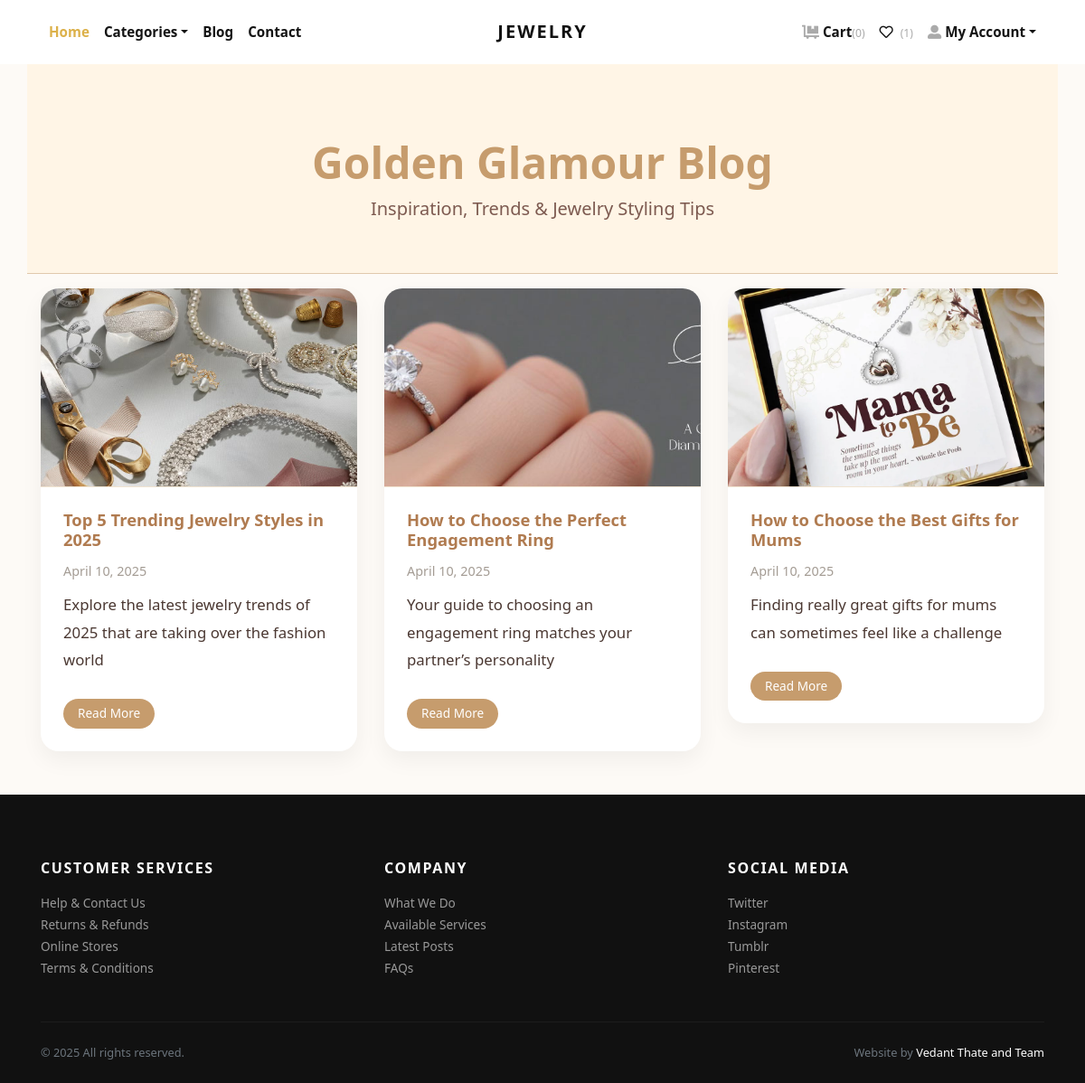
The app's page /blog/ (signed in) with its own data.
### store/models.py (models this page shows, shortened)
class Blog(models.Model):
    title = models.CharField(max_length=200)
    slug = models.SlugField(unique=True, blank=True)
    image = models.ImageField(upload_to='blog_images/')
    excerpt = models.TextField(max_length=500)
    content = models.TextField()
    date = models.DateField(auto_now_add=True)

### store/views.py (the view)
# urls.py: path('blog/', views.blog_list, name='blog_list'),
def blog_list(request):
    blogs = Blog.objects.order_by('-date')
    return render(request, 'blog.html', {'blogs': blogs})

### store/context_preprocessors.py (called while the page is built)
def store_menu(request):
    categories = Category.objects.filter(is_active=True)
    context = {
        'categories_menu': categories,
    }
    return context

def cart_menu(request):
    if request.user.is_authenticated:
        cart_items= Cart.objects.filter(user=request.user)
        context = {
            'cart_items': cart_items,
        }
    else:
        context = {}
    return context

### templates/blog.html
{% extends 'base.html' %}
{% load static %}
{% block content %}
<body>
  <div class="container blog-header">
    <h1>Golden Glamour Blog</h1>
    <p class="lead">Inspiration, Trends & Jewelry Styling Tips</p>
  </div>
  <div class="container pb-5 pt-3">
    <div class="row g-4">
      {% for blog in blogs %}
      <div class="col-md-6 col-lg-4 fade-in">
        <div class="blog-card">
          <img src="{{ blog.image.url }}" alt="{{ blog.title }}">
          <div class="blog-content">
            <h5>{{ blog.title }}</h5>
            <p class="date">{{ blog.date|date:"F j, Y" }}</p>
            <p>{{ blog.excerpt|truncatewords:25 }}</p>
            <a href="{% url 'store:blog_detail' blog.slug %}" class="btn btn-gold mt-2">Read More</a>
          </div>
        </div>
      </div>
      {% empty %}
      <div class="col-12 text-center">
        <p class="text-muted">No blog posts available.</p>
      </div>
      {% endfor %}
    </div>
  </div>
</body>
{% endblock content %}

### templates/navbar.html (shortened to what this page needs)
{% load static %}
      <header class="header bg-white">
        <div class="container px-0 px-lg-3">
          <nav class="navbar navbar-expand-lg navbar-light py-3 px-lg-0"><a class="navbar-brand" href="{% url 'store:home' %}"><span class="font-weight-bold text-uppercase text-dark">Jewelry</span></a>
            <div class="collapse navbar-collapse" id="navbarSupportedContent">
              <ul class="navbar-nav mr-auto">
                <li class="nav-item">
                  <a class="nav-link active" href="{% url 'store:home' %}">Home</a>
                </li>
                <li class="nav-item dropdown"><a class="nav-link dropdown-toggle" id="pagesDropdown" href="#" data-toggle="dropdown" aria-haspopup="true" aria-expanded="false">Categories</a>
                </li>
                <li class="nav-item">
                  <a class="nav-link" href="{% url 'store:blog_list' %}">Blog</a>
                </li>
                <li class="nav-item">
                  <a class="nav-link" href="{% url 'store:contact' %}">Contact</a>
                </li>
              </ul>
              <ul class="navbar-nav ml-auto">
                {% if request.user.is_authenticated %}
                  <li class="nav-item"><a class="nav-link" href="{% url 'store:cart' %}"> <i class="fas fa-dolly-flatbed mr-1 text-gray"></i>Cart<small class="text-gray">({{cart_items.count}})</small></a></li>
                  <li class="nav-item">
                    <a class="nav-link" href="{% url 'store:wishlist' %}">
                      <i class="far fa-heart mr-1"></i>
                      <small class="text-gray">({{ user.wishlist_set.count }})</small>
                    </a>
                  </li>
                  <li class="nav-item dropdown"><a class="nav-link dropdown-toggle" id="pagesDropdown" href="#" data-toggle="dropdown" aria-haspopup="true" aria-expanded="false"><i class="fas fa-user-alt mr-1 text-gray"></i>My Account</a></a>
                </li>
                {% else %}
                  <li class="nav-item"><a class="nav-link" href="{% url 'store:login' %}">Login</a></li>
                  <li class="nav-item"><a class="nav-link" href="{% url 'store:register' %}">Create Account</a></li>
                {% endif %}
              </ul>
            </div>
          </nav>
        </div>
      </header>

### jewelryshop/static/css/style.default.css (style rules this page uses)
.text-gray { color: #aaa !important; }
.navbar { position: relative; }
@media (min-width: 992px) { .navbar-brand { position: absolute; top: 50%; left: 50%; -webkit-transform: translate(-50%, -50%); transform: translate(-50%, -50%); } }
.text-uppercase { text-transform: uppercase; letter-spacing: 0.1em; }
.navbar { padding: 0.5rem 1rem; }
.navbar-brand { display: inline-block; padding-top: 0.3125rem; padding-bottom: 0.3125rem; margin-right: 1rem; font-size: 1.25rem; }
.navbar-light .navbar-brand { color: #dcb14a; }
.navbar-light .navbar-nav .nav-link { color: rgba(17, 17, 17, 0.99); font-weight: 800; font-size: 0.95rem; transition: all 0.3s; }
.navbar-light .navbar-nav .show > .nav-link, .navbar-light .navbar-nav .active > .nav-link, .navbar-light .navbar-nav .nav-link.show, .navbar-light .navbar-nav .nav-link.active { color: #dcb14a; }
.btn { font-weight: 400; border: 1px solid transparent; font-family: inherit; padding: 0.375rem 1.5rem; font-size: 1rem; line-height: 1.5; border-radius: 0; transition: color 0.15s ease-in-out, background-color 0.15s ease-in-out, border-color 0.15s ease-in-out, box-shadow 0.15s ease-in-out; }
body { font-family: "Libre Franklin", sans-serif; font-size: 1rem; font-weight: 400; line-height: 1.5; color: #111111; background-color: #fff; }
a { color: #dcb14a; text-decoration: none; }
h1, h2, h3, h4, h5, h6, .h1, .h2, .h3, .h4, .h5, .h6 { margin-bottom: 0.5rem; font-family: inherit; font-weight: 900; line-height: 1.2; color: inherit; }
h1, .h1 { font-size: 2.2rem; }
h5, .h5 { font-size: 1.15rem; }
.lead { font-size: 1.25rem; font-weight: 300; }
small, .small { font-size: 80%; font-weight: 400; }
.text-dark { color: #111111 !important; }
.nav-link { padding: 0.5rem 1rem; }

### jewelryshop/static/css/stylecontact.css (style rules this page uses)
body { font-family: 'Segoe UI', sans-serif; background-color: #fdfaf6; color: #4b3832; }
.btn-gold { background-color: #c69c6d; color: white; border: none; }

### jewelryshop/static/css/styleblog.css (style rules this page uses)
body { background-color: #fdfaf6; color: #4b3832; font-family: 'Segoe UI', sans-serif; }
.blog-header { text-align: center; padding: 80px 20px 40px; background-color: #fff5e6; border-bottom: 1px solid #e0c8ac; }
.blog-header h1 { font-weight: 700; font-size: 3rem; color: #c69c6d; }
.blog-header p.lead { font-size: 1.25rem; color: #7d5a50; }
.blog-card { background-color: white; border-radius: 20px; overflow: hidden; box-shadow: 0 10px 25px rgba(0, 0, 0, 0.05); transition: all 0.3s ease; }
.blog-card img { width: 100%; height: 220px; object-fit: cover; border-bottom: 1px solid #f1e4d1; }
.blog-content { padding: 25px; }
.blog-content h5 { color: #b07b50; font-weight: 700; margin-bottom: 10px; }
.blog-content .date { font-size: 0.9rem; color: #a49c94; margin-bottom: 10px; }
.blog-content p { font-size: 0.95rem; color: #4b3832; }
.btn-gold { background-color: #c69c6d; color: white; border-radius: 25px; padding: 6px 16px; font-size: 0.85rem; transition: 0.3s ease; }
.fade-in { animation: fadeUp 0.8s ease-in-out; }

### jewelryshop/static/css/styleblog_detail.css (style rules this page uses)
.blog-content p { line-height: 1.8; font-size: 1.05rem; margin-bottom: 1.25rem; }

### records on screen
Blog: image (picture), title "Top 5 Trending Jewelry Styles in 2025", date "April 10, 2025", excerpt "Explore the latest jewelry trends of 2025 that are taking over the fashion world"
Blog: image (picture), title "How to Choose the Perfect Engagement Ring", date "April 10, 2025", excerpt "Your guide to choosing an engagement ring matches your partner’s personality"
Blog: image (picture), title "How to Choose the Best Gifts for Mums", date "April 10, 2025", excerpt "Finding really great gifts for mums can sometimes feel like a challenge"

### other values on screen
{{ cart_items.count }} "0"
{{ user.wishlist_set.count }} "1"
